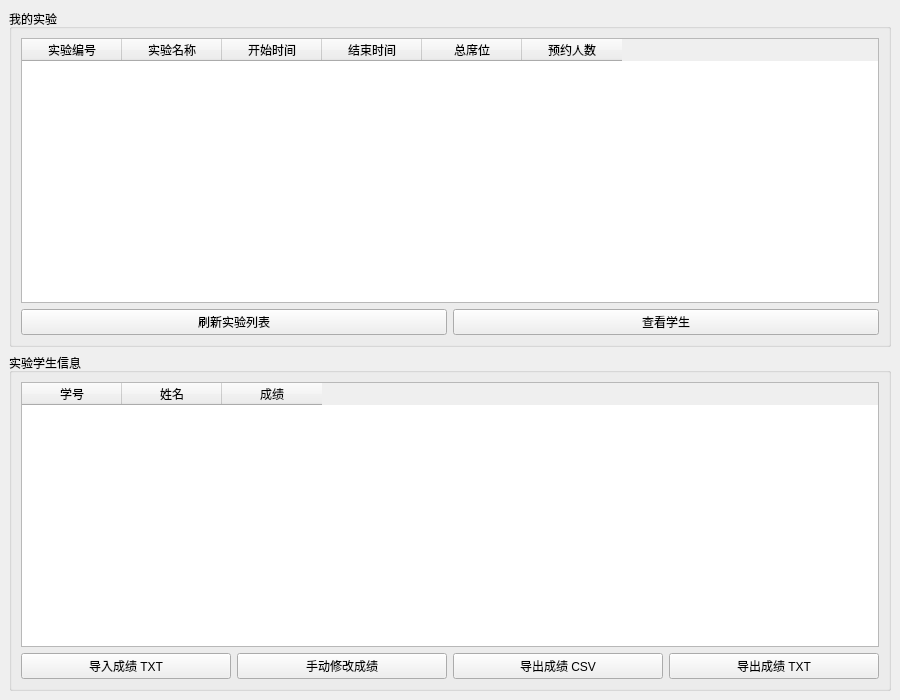
<?xml version="1.0" encoding="UTF-8"?>
<ui version="4.0">
 <class>TeacherWindow</class>
 <widget class="QMainWindow" name="TeacherWindow">
  <property name="geometry">
   <rect>
    <x>0</x>
    <y>0</y>
    <width>900</width>
    <height>700</height>
   </rect>
  </property>
  <property name="windowTitle">
   <string>教师实验管理系统</string>
  </property>
  <widget class="QWidget" name="centralwidget">
   <layout class="QVBoxLayout" name="verticalLayout">

    <!-- 教师实验表格 -->
    <item>
     <widget class="QGroupBox" name="groupExperiments">
      <property name="title"><string>我的实验</string></property>
      <layout class="QVBoxLayout" name="vboxMyExperiments">
       <item>
        <widget class="QTableWidget" name="tableMyExperiments">
         <property name="columnCount"><number>6</number></property>
         <property name="rowCount"><number>0</number></property>
         <column><property name="text"><string>实验编号</string></property></column>
         <column><property name="text"><string>实验名称</string></property></column>
         <column><property name="text"><string>开始时间</string></property></column>
         <column><property name="text"><string>结束时间</string></property></column>
         <column><property name="text"><string>总席位</string></property></column>
         <column><property name="text"><string>预约人数</string></property></column>
        </widget>
       </item>
       <item>
        <layout class="QHBoxLayout" name="hboxMyExperimentsButtons">
         <item><widget class="QPushButton" name="btnRefreshMyExperiments"><property name="text"><string>刷新实验列表</string></property></widget></item>
         <item><widget class="QPushButton" name="btnViewExperimentStudents"><property name="text"><string>查看学生</string></property></widget></item>
        </layout>
       </item>
      </layout>
     </widget>
    </item>

    <!-- 实验学生信息表格 -->
    <item>
     <widget class="QGroupBox" name="groupStudents">
      <property name="title"><string>实验学生信息</string></property>
      <layout class="QVBoxLayout" name="vboxExperimentStudents">
       <item>
        <widget class="QTableWidget" name="tableExperimentStudents">
         <property name="columnCount"><number>3</number></property>
         <property name="rowCount"><number>0</number></property>
         <column><property name="text"><string>学号</string></property></column>
         <column><property name="text"><string>姓名</string></property></column>
         <column><property name="text"><string>成绩</string></property></column>
        </widget>
       </item>
       <item>
        <layout class="QHBoxLayout" name="hboxStudentButtons">
         <item><widget class="QPushButton" name="btnImportScores"><property name="text"><string>导入成绩 TXT</string></property></widget></item>
         <item><widget class="QPushButton" name="btnUpdateScore"><property name="text"><string>手动修改成绩</string></property></widget></item>
         <item><widget class="QPushButton" name="btnExportReservationsCSV"><property name="text"><string>导出成绩 CSV</string></property></widget></item>
         <item><widget class="QPushButton" name="btnExportReservationsTXT"><property name="text"><string>导出成绩 TXT</string></property></widget></item>
        </layout>
       </item>
      </layout>
     </widget>
    </item>

   </layout>
  </widget>
 </widget>
 <resources/>
 <connections/>
</ui>
